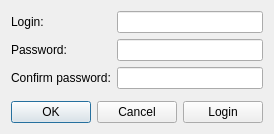
<?xml version="1.0" encoding="UTF-8"?>
<ui version="4.0">
 <class>RegistrationForm</class>
 <widget class="QWidget" name="RegistrationForm">
  <property name="geometry">
   <rect>
    <x>0</x>
    <y>0</y>
    <width>272</width>
    <height>134</height>
   </rect>
  </property>
  <property name="windowTitle">
   <string>Form</string>
  </property>
  <layout class="QVBoxLayout" name="verticalLayout">
   <item>
    <layout class="QFormLayout" name="formLayout">
     <item row="0" column="0">
      <widget class="QLabel" name="label">
       <property name="text">
        <string>Login:</string>
       </property>
      </widget>
     </item>
     <item row="1" column="0">
      <widget class="QLabel" name="label_2">
       <property name="text">
        <string>Password:</string>
       </property>
      </widget>
     </item>
     <item row="2" column="0">
      <widget class="QLabel" name="label_3">
       <property name="text">
        <string>Confirm password:</string>
       </property>
      </widget>
     </item>
     <item row="0" column="1">
      <widget class="QLineEdit" name="loginEdit"/>
     </item>
     <item row="1" column="1">
      <widget class="QLineEdit" name="passwordEdit">
       <property name="echoMode">
        <enum>QLineEdit::Password</enum>
       </property>
      </widget>
     </item>
     <item row="2" column="1">
      <widget class="QLineEdit" name="passwordConfirmEdit">
       <property name="echoMode">
        <enum>QLineEdit::Password</enum>
       </property>
      </widget>
     </item>
    </layout>
   </item>
   <item>
    <spacer name="verticalSpacer">
     <property name="orientation">
      <enum>Qt::Vertical</enum>
     </property>
     <property name="sizeHint" stdset="0">
      <size>
       <width>20</width>
       <height>40</height>
      </size>
     </property>
    </spacer>
   </item>
   <item>
    <layout class="QHBoxLayout" name="horizontalLayout">
     <item>
      <widget class="QDialogButtonBox" name="buttonBox">
       <property name="standardButtons">
        <set>QDialogButtonBox::Cancel|QDialogButtonBox::Ok</set>
       </property>
      </widget>
     </item>
     <item>
      <widget class="QPushButton" name="loginButton">
       <property name="text">
        <string>Login</string>
       </property>
      </widget>
     </item>
    </layout>
   </item>
  </layout>
 </widget>
 <tabstops>
  <tabstop>loginButton</tabstop>
  <tabstop>loginEdit</tabstop>
  <tabstop>passwordEdit</tabstop>
  <tabstop>passwordConfirmEdit</tabstop>
 </tabstops>
 <resources/>
 <connections/>
</ui>
